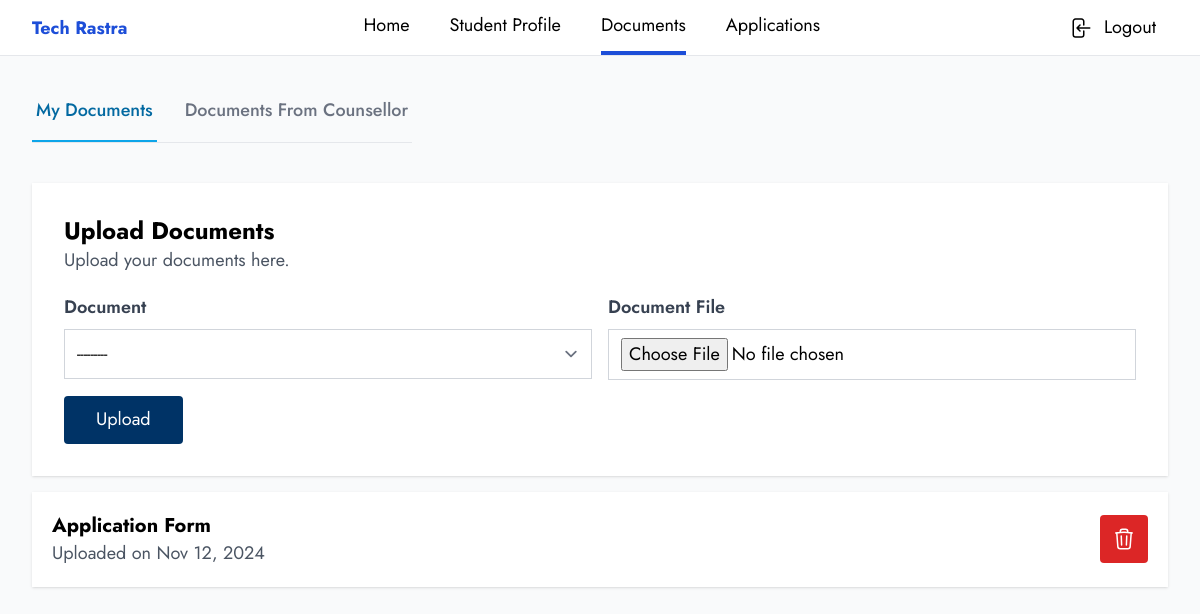
The page /student/profile/documents (signed in) on the database its author committed.
### users/models.py (models this page shows, shortened)
class Consultancy(models.Model):
    STATUS_CHOICES = (
        ("pending", "Pending"),
        ("approved", "Approved"),
        ("rejected", "Rejected"),
    )
    STATE_CHOICES = (
        ("Province 1", "Province 1"),
        ("Province 2", "Province 2"),
        ("Bagmati", "Bagmati"),
        ("Gandaki", "Gandaki"),
        ("Lumbini", "Lumbini"),
        ("Karnali", "Karnali"),
        ("Sudurpashchim", "Sudurpashchim"),
    )
    name = models.CharField(max_length=255, unique=True)
    company_email = models.EmailField(max_length=255, unique=True)
    user = models.OneToOneField(
        User,
        on_delete=models.CASCADE,
        related_name="consultancy",
    )
    slug = models.SlugField(max_length=255, unique=True, blank=True)
    logo = models.ImageField(upload_to="consultancy", null=True, blank=True)
    website = models.URLField(max_length=255, null=True, blank=True)
    address = models.CharField(max_length=255)
    city = models.CharField(max_length=100)
    zip_code = models.CharField(max_length=10)
    state = models.CharField(max_length=100, choices=STATE_CHOICES)
    country = models.CharField(max_length=100)
    phone = models.CharField(max_length=15)
    whatsapp = models.CharField(max_length=15, null=True, blank=True)
    status = models.CharField(max_length=100, choices=STATUS_CHOICES, default="pending")
    created_at = models.DateTimeField(default=timezone.now)
    updated_at = models.DateTimeField(default=timezone.now)
    class Meta:
        db_table = "consultancy"
        verbose_name_plural = "Consultancies"

### student/models.py (models this page shows, shortened)
class Document(models.Model):
    DOCUMENT_CHOICES = (
        ("application_form", "Application Form"),
        ("university_documents", "University Documents"),
        ("business_registration", "Business Registration"),
        ("passport_copy", "Passport Copy"),
        ("visa_request_letter", "Visa Request Letter"),
        ("statement_of_purpose", "Statement of Purpose"),
        ("moe", "MOE"),
        ("character_certificate", "Character Certificate"),
        ("ielts", "IELTS"),
        ("noc_swift", "NOC/Swift"),
        ("medical_report", "Medical Report"),
        ("sponsorship_letter", "Sponsorship Letter"),
        ("ca_report", "CA Report"),
        ("ward_document_relationship", "Ward Document Relationship"),
        ("ward_documents_annual_income", "Ward Documents Annual Income"),
        ("ward_documents_tax_clearance", "Ward Documents Tax Clearance"),
        ("salary_certificate", "Salary Certificate"),
        ("land_lease_agreement", "Land Lease Agreement"),
        ("property_valuation", "Property Valuation"),
        ("lalpurja", "Lalpurja"),
        ("bank_statement", "Bank Statement"),
        ("academic_documents", "Academic Documents"),
        ("others", "Others"),
    )
    STATUS_CHOICES = (
        ("pending", "Pending"),
        ("approved", "Approved"),
        ("rejected", "Rejected"),
    )
    UPLOADER_CHOICES = (
        ("self", "Self"),
        ("consultancy", "Consultancy"),
    )
    user = models.ForeignKey(User, on_delete=models.CASCADE, related_name="documents")
    document = models.CharField(max_length=50, choices=DOCUMENT_CHOICES)
    document_file = models.FileField(upload_to="documents/")
    status = models.CharField(max_length=10, choices=STATUS_CHOICES, default="pending")
    uploader = models.CharField(max_length=20, choices=UPLOADER_CHOICES, default="self")
    created_at = models.DateTimeField(auto_now_add=True)
    updated_at = models.DateTimeField(auto_now=True)
    class Meta:
        db_table = "document"
        verbose_name_plural = "Documents"
        ordering = ["-created_at"]
        unique_together = ("user", "document")

### student/views.py (the view, shortened to what this page needs)
# urls.py: path("student/profile/documents", views.documents, name="student_documents"),
@login_required(login_url="login")
def documents(request):
    if request.user.role != "student":
        messages.error(request, "You are not authorized to view this page.")
        return redirect("error")
    form = DocumentForm(request.POST or None, request.FILES or None)
    documents = Document.objects.filter(user=request.user)
    context = {"form": form, "documents": documents}
    return render(request, "student/documents.html", context)

### student/forms.py
class DocumentForm(forms.ModelForm):
    class Meta:
        model = Document
        fields = [
            "document",
            "document_file",
        ]
        labels = {
            "document": _("Document"),
            "document_file": _("Document File"),
        }
        widgets = {
            "document": forms.Select(attrs={"class": "input__text"}),
            "document_file": forms.FileInput(attrs={"class": "input__file"}),
        }

### users/context.py (called while the page is built)
def consultancy(request):
    is_profile_complete = False
    if request.user.is_authenticated:
        if request.user.role == "consultancy":
            consultancy = request.user.role == "consultancy"
            is_profile_complete = Consultancy.objects.filter(user=request.user).exists()
            return {
                "consultancy": consultancy,
                "is_profile_complete": is_profile_complete,
            }
        elif request.user.role == "student":
            consultancy = request.user.associated_with
            return {
                "student_consultancy": consultancy,
            }
    return {
        "consultancy": None,
        "is_profile_complete": False,
        "student_consultancy": None,
    }

### templates/student/documents.html (shortened to what this page needs)
{% extends 'base/profile_base.html' %}
{% block content %}
<div class="container mx-auto my-4">
    <div class="my-10">
        <div class="mt-8">
            {% include 'common/documents_tabs.html' %}
        </div>
    </div>
    <div class="bg-white w-full shadow p-5 md:p-8">
        <div class="mb-5">
            <h1 class="text-2xl font-bold">Upload Documents</h1>
            <p class="text-gray-600">
                Upload your documents here.
            </p>
        </div>
        <form id="contact__form" method="POST" enctype="multipart/form-data" novalidate>
            <div class="grid grid-cols-1 md:grid-cols-2 gap-4 md:ga-8">
                {% for field in form %}
                <div class="mb-4">
                    <label for="{{ field.id_for_label }}" class="block text-gray-700 font-semibold mb-2">
                        {{ field.label }}
                    </label>
                    {{ field }}
                </div>
                {% endfor %}
            </div>
            <button id="test__submit" type="submit" class="btn__primary">Upload</button>
        </form>
    </div>
</div>
<div class="container mx-auto mb-4 md:mb-8">
    {% for doc in documents %}
    <div class="bg-white w-full mb-5 shadow p-5 flex flex-col md:flex-row md:items-center justify-between">
        <div class="">
            <h1 class="text-lg md:text-xl font-bold capitalize">{{ doc.get_document_display }}</h1>
            <p class="text-gray-600">
                Uploaded on {{ doc.created_at | date:"M d, Y" }}
            </p>
        </div>
        <div class="flex gap-2 justify-start md:justify-center">
            <form action="{% url 'delete_document' doc.id %}" method="post" class="delete-form">
                <button type="button" class="text-white cursor-pointer bg-red-600 p-3 rounded delete-btn">
                </button>
            </form>
        </div>
    </div>
    {% endfor %}
</div>
{% endblock %}

### templates/common/profile_navbar.html (shortened to what this page needs)
<header class="bg-white shadow-xl border-b">
    <nav class="container mx-auto flex items-center justify-between">
        <div><span class="text-lg font-bold text-blue-700">{{student_consultancy.name}}</span></div>
        <div class="hidden md:flex justify-center gap-10">
            <a href="{% url 'student_home' %}"
                class="cursor-pointer py-3 border-b-4 {% if request.resolver_match.url_name == 'student_home' %} border-b-blue-700  {% else %} border-b-white {% endif %}">
                Home</a>
            <a href="{% url 'student_profile' %}"
                class="cursor-pointer py-3 border-b-4 {% if request.resolver_match.url_name == 'student_profile' or request.resolver_match.url_name == 'student_profile_educational' or request.resolver_match.url_name == 'student_profile_test_scores' %} border-b-blue-700  {% else %} border-b-white {% endif %}">
                Student Profile</a>
            <a href="{% url 'student_documents' %}"
                class="cursor-pointer py-3 border-b-4 {% if request.resolver_match.url_name == 'student_documents' %} border-b-blue-700  {% else %} border-b-white {% endif %}">
                Documents</a>
            <a href="{% url 'student_applications' %}"
                class="cursor-pointer py-3 border-b-4 {% if request.resolver_match.url_name == 'student_applications' %} border-b-blue-700  {% else %} border-b-white {% endif %}">
                Applications</a>
        </div>
        <div>
            <div>
                <a href="{% url 'logout' %}" class="flex items-center gap-3 p-3">
                    <span class="hidden md:inline">Logout</span>
                </a>
            </div>
        </div>
    </nav>
</header>

### rows shown on the page
Consultancy: name "Tech Rastra"
Document: document "Application Form", created_at "Nov 12, 2024"

### other values the page prints
{{ field.label }} "Document" "Document File"
